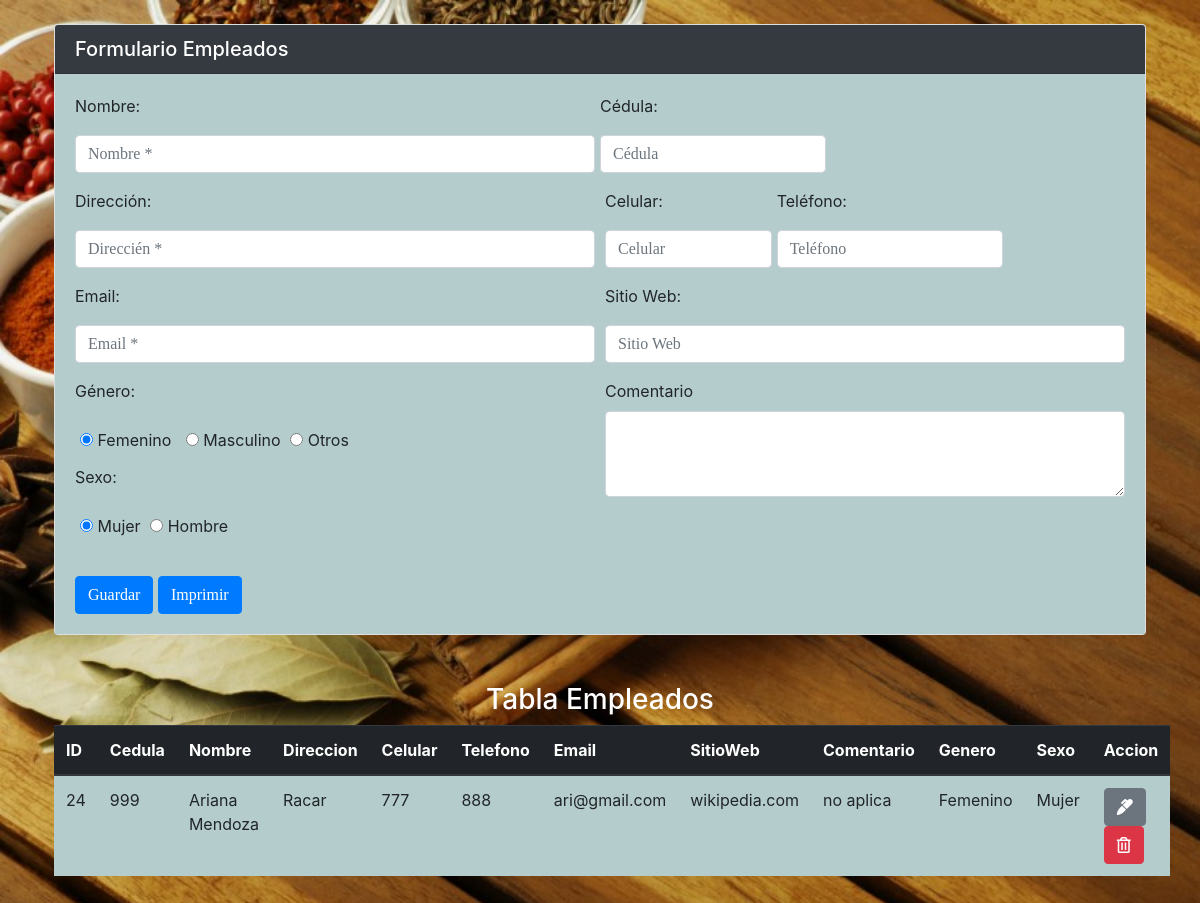
Page /Empleados.php on the committed database.
### tables this page shows
CREATE TABLE `usuario` (
  `id` int(7) NOT NULL,
  `cedula` varchar(15) NOT NULL,
  `nombre` varchar(100) NOT NULL,
  `direccion` varchar(200) NOT NULL,
  `celular` varchar(15) NOT NULL,
  `telefono` varchar(15) NOT NULL,
  `email` varchar(100) NOT NULL,
  `sitioweb` varchar(150) NOT NULL,
  `comentario` varchar(1000) NOT NULL,
  `genero` varchar(20) NOT NULL,
  `sexo` varchar(20) NOT NULL,
  `tipo` varchar(100) NOT NULL
);

### Empleados.php (the view, shortened to what this page needs)
<?php  include("conexion.php"); ?>
<!doctype html>
<html>
<head>
<link rel="stylesheet" href="https://maxcdn.bootstrapcdn.com/bootstrap/4.0.0/css/bootstrap.min.css">
<link rel="stylesheet" href="https://use.fontawesome.com/releases/v5.6.3/css/all.css">
</head>
<body style="background-image: url('img/cliente.jpeg');width: 100%;
  height:100%;
  background-size: cover;">
    <main class="container p-4">
       <div class="row">
        <div class="col-md-12">
          <div class="card">
      <h5 class="card-header bg bg-dark" style="color: white;">Formulario Empleados</h5>
      <div class="card-body" style="background-color:#B4CDCC">
  <form method="POST" action="empleadobd/insertarempleado.php">
      <div class="form-row">
          <div class="form-group col-md-6">
            <label for="nombre">Nombre:</label>
            <input type="nombre" class="form-control" name="nombre" placeholder="Nombre *" attern="^[^0-9]+$" size="30" maxlength="245" required>
          </div>
          <div class="form-group">
          <label for="cedula">Cédula:</label>
          <input type="text" class="form-control" name="cedula" placeholder="Cédula" maxlength="10" required>
          </div>
        <div class="form-group col-md-6">
          <label for="direccion">Dirección:</label>
          <input type="text" class="form-control" name="direccion" placeholder="Direccién *" required>
        </div>
           <div class="form-group col-md-2">
          <label for="celular">Celular:</label>
          <input type="text" class="form-control" name="celular" placeholder="Celular" maxlength="10">
          </div>
         <div class="form-group">
          <label for="telefono">Teléfono:</label>
          <input type="text" class="form-control" name="telefono" placeholder="Teléfono" maxlength="10">
          </div>
      </div>
      <div class="form-row">
             <div class="form-group col-md-6">
              <label for="email">Email:</label>
              <input type="email" class="form-control" name="email" pattern=".+\.com" title="Ingrese un correo valido"placeholder="Email *" required>
            </div>
            <div class="form-group col-md-6">
              <label for="sitioweb">Sitio Web:</label>
              <input type="text" class="form-control" name="sitioweb" placeholder="Sitio Web">
            </div>
            <div class="form-group col-md-6">
             <p>Género:</p>
          <div>
            <label class="radio-inline" style="padding:5px">
              <input type="radio" name="genero" value="Femenino" checked> Femenino
            </label>
            <label class="radio-inline" style="padding:5px">
              <input type="radio" name="genero" value="Masculino"> Masculino
            </label>
            <label class="radio-inline">
              <input type="radio" name="genero" value="Otros"> Otros
            </label>
          </div>
          <p>Sexo:</p>
          <div>
            <label class="radio-inline" style="padding:5px">
              <input type="radio" name="sexo" value="Mujer" checked>  Mujer
            </label>
            <label class="radio-inline">
              <input type="radio" name="sexo" value="Hombre">  Hombre
            </label>
          </div>
          </div>
           <div class="form-group col-md-6">
              <label for="comentario">Comentario</label>
              <textarea class="form-control" name="comentario" rows="3"></textarea>
            </div>
      </div>
      <input type="submit" class="btn btn-primary" value="Guardar">
      <input type="submit" class="btn btn-primary" value="Imprimir">
  </form>
    </div>
    </div>
    </div>
    </div>
    <br>
    <br>
    <h3 style="color: white" align="center">Tabla Empleados</h3>
    <table class="table table-striped">
    <thead class="thead-dark">
    <tr>
    <th>ID</th>
    <th>Cedula</th>
    <th>Nombre</th>
    <th>Direccion</th>
    <th>Celular</th>
    <th>Telefono</th>
    <th>Email</th>
    <th>SitioWeb</th>
    <th>Comentario</th>
    <th>Genero</th>
    <th>Sexo</th>
    <th>Accion</ht>
    </thead>
      <?php
       $query="SELECT id,cedula,nombre,direccion,celular,telefono,email,sitioweb,comentario,genero,sexo,tipo FROM usuario WHERE tipo='empleado'";
       $result = mysqli_query($conexion,$query);
       while ($row=mysqli_fetch_assoc($result)) { ?>
      <tr style="background-color: #B4CDCC">
      <td><?php echo $row["id"]; ?></td>
       <td><?php echo $row["cedula"]; ?></td>
       <td><?php echo $row["nombre"]; ?></td>
       <td><?php echo  $row["direccion"]; ?></td>
       <td><?php echo $row["celular"]; ?></td>
       <td><?php echo $row["telefono"]; ?></td>
       <td><?php echo $row["email"]; ?></td>
       <td><?php echo $row["sitioweb"]; ?></td>
       <td><?php echo $row["comentario"]; ?></td>
       <td><?php echo $row["genero"]; ?></td>
       <td><?php echo $row["sexo"]; ?></td>
       <td>
        <a href="empleadobd/actualizarempleado.php?id=<?php echo $row['id']?>&accion=editar" class="btn btn-secondary"><i class="fas fa-marker"></i></a>
        <a href="empleadobd/eliminarempleado.php?id=<?php echo $row['id']?>&accion=eliminar" class="btn btn-danger"><i class="far fa-trash-alt"></i></a></td>
      </tr>
       <?php } ?>
      </table>
    </main>
  </body>
</html>

### Empleados.php (style rules this page uses)
input { margin: auto; margin-top: 9px; font-size: 15px; font-family: century gothic; }

### rows in the picture
usuario: id "24", cedula "999", nombre "Ariana Mendoza", direccion "Racar", celular "777", telefono "888", email "ari@gmail.com", sitioweb "wikipedia.com", comentario "no aplica", genero "Femenino", sexo "Mujer"
